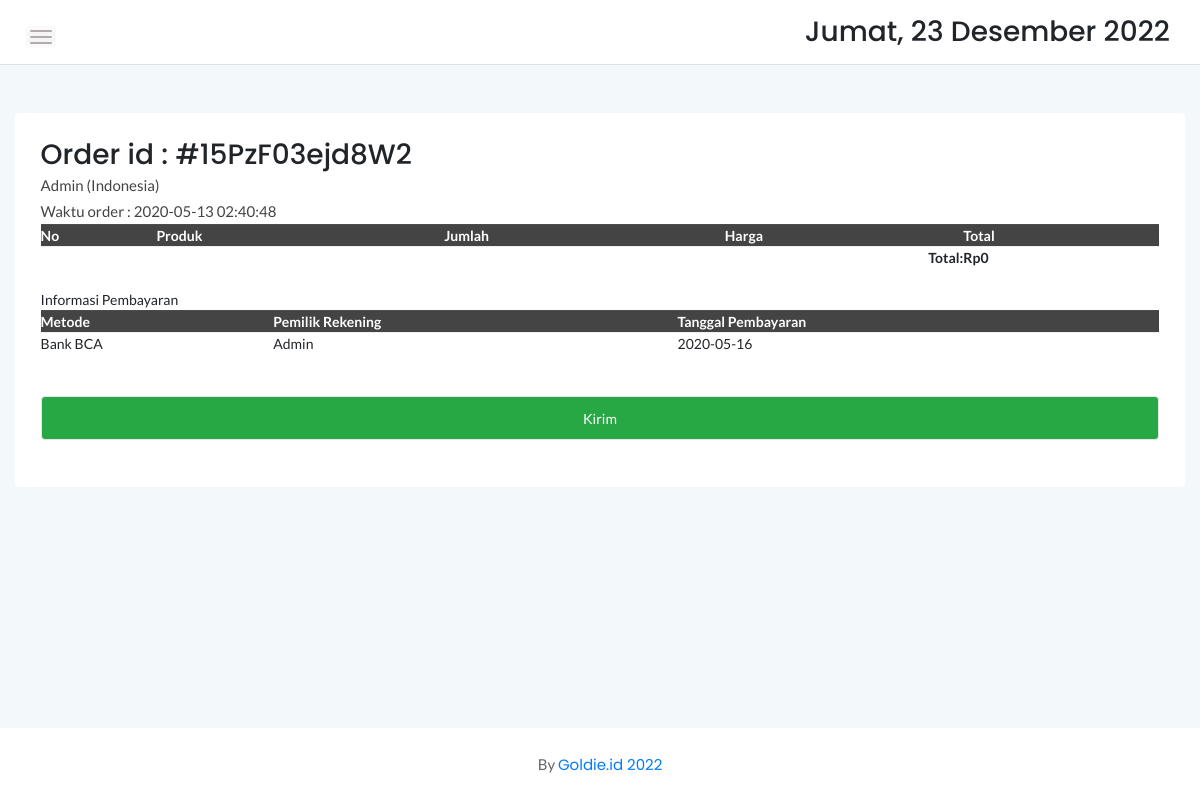
Page /admin/order.php?orderid=15PzF03ejd8W2 on the committed database.
### tables this page shows
CREATE TABLE `cart` (
  `idcart` int(11) NOT NULL,
  `orderid` varchar(100) NOT NULL,
  `userid` int(11) NOT NULL,
  `tglorder` timestamp NOT NULL DEFAULT current_timestamp(),
  `status` varchar(10) NOT NULL DEFAULT 'Cart'
);

CREATE TABLE `konfirmasi` (
  `idkonfirmasi` int(11) NOT NULL,
  `orderid` varchar(100) NOT NULL,
  `userid` int(11) NOT NULL,
  `payment` varchar(10) NOT NULL,
  `namarekening` varchar(25) NOT NULL,
  `tglbayar` date NOT NULL,
  `tglsubmit` timestamp NOT NULL DEFAULT current_timestamp()
);

### admin/order.php (the view, shortened to what this page needs)
<?php
include '../dbconnect.php';
$orderids = $_GET['orderid'];
$liatcust = mysqli_query($conn,"select * from login l, cart c where orderid='$orderids' and l.userid=c.userid");
$checkdb = mysqli_fetch_array($liatcust);
?>
<!doctype html>
<html class="no-js" lang="en">
<head>
    <link rel="stylesheet" href="assets/css/bootstrap.min.css">
    <link rel="stylesheet" href="assets/css/font-awesome.min.css">
    <link rel="stylesheet" href="assets/css/themify-icons.css">
    <link rel="stylesheet" href="assets/css/metisMenu.css">
    <link rel="stylesheet" href="assets/css/owl.carousel.min.css">
    <link rel="stylesheet" href="assets/css/slicknav.min.css">
    <link rel="stylesheet" href="https://www.amcharts.com/lib/3/plugins/export/export.css" type="text/css" media="all" />
	<link rel="stylesheet" type="text/css" href="https://cdn.datatables.net/1.10.20/css/jquery.dataTables.min.css">
    <link rel="stylesheet" type="text/css" href="https://cdn.datatables.net/1.10.20/css/jquery.dataTables.css">
    <link rel="stylesheet" type="text/css" href="https://cdn.datatables.net/1.10.20/css/dataTables.bootstrap4.min.css">
    <link rel="stylesheet" type="text/css" href="https://cdn.datatables.net/responsive/2.2.3/css/responsive.bootstrap.min.css">
    <link rel="stylesheet" type="text/css" href="https://cdn.datatables.net/responsive/2.2.3/css/responsive.jqueryui.min.css">
	<link rel="stylesheet" type="text/css" href="https://cdn.datatables.net/buttons/1.5.2/css/buttons.dataTables.min.css">
    <link rel="stylesheet" href="assets/css/typography.css">
    <link rel="stylesheet" href="assets/css/default-css.css">
    <link rel="stylesheet" href="assets/css/styles.css">
    <link rel="stylesheet" href="assets/css/responsive.css">
</head>
<body>
    <div class="page-container">
        <div class="main-content">
            <div class="header-area">
                <div class="row align-items-center">
                    <div class="col-md-6 col-sm-8 clearfix">
                        <div class="nav-btn pull-left">
                            <span></span>
                            <span></span>
                            <span></span>
                        </div>
                    </div>
                    <div class="col-md-6 col-sm-4 clearfix">
                        <ul class="notification-area pull-right">
                            <li><h3><div class="date">
						</b></div></h3>
						</li>
                        </ul>
                    </div>
                </div>
            </div>
            <div class="main-content-inner">
                <div class="row mt-5 mb-5">
                    <div class="col-12">
                        <div class="card">
                            <div class="card-body">
                                <div class="d-sm-flex justify-content-between align-items-center">
									<h3>Order id : #<?php echo $orderids ?></h3>
								</div>
                                   <p><?php echo $checkdb['namalengkap']; ?> (<?php echo $checkdb['alamat']; ?>)</p>
								<p>Waktu order : <?php echo $checkdb['tglorder']; ?></p>
								   <div class="data-tables datatable-dark">
										 <table id="dataTable3" class="display" style="width:100%"><thead class="thead-dark">
											<tr>
												<th>No</th>
												<th>Produk</th>
												<th>Jumlah</th>
												<th>Harga</th>
												<th>Total</th>
											</tr></thead>
										<tfoot>
											<tr>
												<th colspan="4" style="text-align:right">Total:</th>
												<th>Rp<?php
												$result1 = mysqli_query($conn,"SELECT SUM(d.qty*p.hargaafter) AS count FROM detailorder d, produk p where orderid='$orderids' and d.idproduk=p.idproduk order by d.idproduk ASC");
												$cekrow = mysqli_num_rows($result1);
												$row1 = mysqli_fetch_assoc($result1);
												$count = $row1['count'];
												if($cekrow > 0){
													echo number_format($count);
													} else {
														echo 'No data';
													}?></th>
											</tr>
										</tfoot>
										</table>
                                    </div>
									<br>
									<?php
									if($checkdb['status']=='Confirmed'){
										$ambilinfo = mysqli_query($conn,"select * from konfirmasi where orderid='$orderids'");
										while($tarik=mysqli_fetch_array($ambilinfo)){
										$met = $tarik['payment'];
										$namarek = $tarik['namarekening'];
										$tglb = $tarik['tglbayar'];
										echo '
										Informasi Pembayaran
									<div class="data-tables datatable-dark">
									<table id="dataTable2" class="display" style="width:100%"><thead class="thead-dark">
											<tr>
												<th>Metode</th>
												<th>Pemilik Rekening</th>
												<th>Tanggal Pembayaran</th>
											</tr></thead><tbody>
											<tr>
											<td>'.$met.'</td>
											<td>'.$namarek.'</td>
											<td>'.$tglb.'</td>
											</tr>
											</tbody>
										</table>
									</div>
									<br><br>
									<form method="post">
									<input type="submit" name="kirim" class="form-control btn btn-success" value="Kirim" \>
									</form>
									';
									}
									} else {
										echo '
									<form method="post">
									<input type="submit" name="selesai" class="form-control btn btn-success" value="Selesaikan" \>
									</form>
									';
									}
									?>
									<br>
                                </div>
                            </div>
                        </div>
                    </div>
            </div>
        </div>
        <footer>
            <div class="footer-area">
            <p>By <a href="goldie.id">Goldie.id 2022</a></p>
            </div>
        </footer>
    </div>
</body>
</html>

### admin/assets/css/styles.css (style rules this page uses)
.page-container { width: 100%; height: 100%; min-height: 100vh; padding-left: 280px; -webkit-transition: padding-left 0.3s ease 0s; transition: padding-left 0.3s ease 0s; }
.card { border: none; border-radius: 4px; background-color: #fff; -webkit-transition: all 0.3s ease 0s; transition: all 0.3s ease 0s; }
.card-body { padding: 25.6px; padding: 1.6rem; }
.main-content { width: 100%; background: #F3F8FB; }
.main-content-inner { padding: 0 30px 50px; }
.header-area { padding: 15px 30px; background: #fff; border-bottom: 1px solid #d8e3e7; }
.nav-btn { margin-right: 30px; margin-top: 10px; cursor: pointer; }
.nav-btn span { display: block; width: 22px; height: 2px; background: #b3aaaa; margin: 4px 0; border-radius: 15px; -webkit-transition: all 0.3s ease 0s; transition: all 0.3s ease 0s; box-shadow: 0 0 0 4px rgba(99, 96, 96, 0.03); }
.notification-area { -webkit-user-select: none; -moz-user-select: none; -ms-user-select: none; user-select: none; position: relative; z-index: 1; }
.notification-area li { display: inline-block; margin-left: 20px; cursor: pointer; -webkit-user-select: none; -moz-user-select: none; -ms-user-select: none; user-select: none; }
.footer-area { text-align: center; padding: 23px 0 19px; background: #fff; }
.footer-area p { color: #676666; margin-bottom: 0; }
.btn { padding: 11px 17px; font-size: 13px; letter-spacing: 0; }
.form-control, .form-control:focus { outline: none; box-shadow: none; }
.form-control { font-size: 14px; border: 1px solid rgba(170, 170, 170, .3); padding: 10.72px 12.8px; padding: .67rem .8rem; }
table tr th { border-bottom: none; }
table tr th, table tr td { border-top: 1px solid rgba(120, 130, 140, 0.13) !important; }
.datatable-dark thead { background: #444; color: #fff; }

### admin/assets/css/responsive.css (style rules this page uses)
@media (min-width: 1200px) and (max-width: 1364px) { .main-content-inner { padding: 0 15px 50px; } }
@media (min-width: 1200px) and (max-width: 1364px) { .page-container, .sbar_collapsed.page-container { padding-left: 0; } }

### rows in the picture
cart: userid.namalengkap "Admin", userid.alamat "Indonesia", tglorder "2020-05-13 02:40:48"
konfirmasi: payment "Bank BCA", namarekening "Admin", tglbayar "2020-05-16"

### other values in the picture
$orderids "15PzF03ejd8W2"
$count "0"
